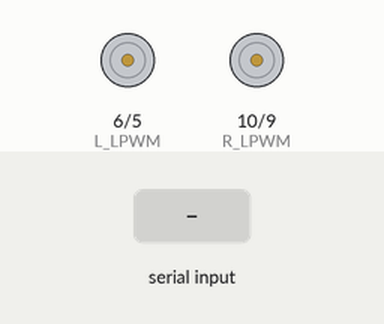
Recording of a sketch running on a simulated Arduino Uno, built with avr-gcc and run on an emulated ATmega328P. Shown: motor-driver pin pairs drawn as motors (green arrow = first pin HIGH = forward, orange = second pin HIGH = backward, longer = more drive). Inputs (shaded band) come from the test bench. What the sketch prints to the serial monitor is not drawn.

Above: at 6.2 s.
6.3 s: "w" received over Serial
At 6.7 s:
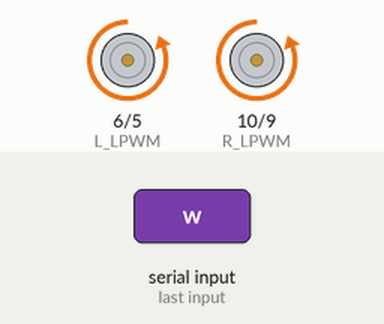
7.8 s: "s" received over the second serial link
At 9.0 s:
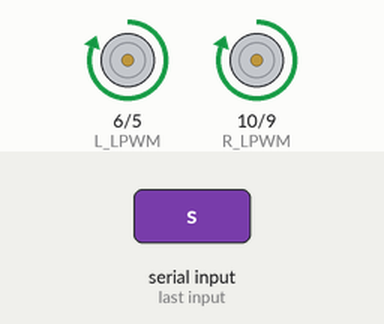
9.3 s: "a" received over Serial
At 10.2 s:
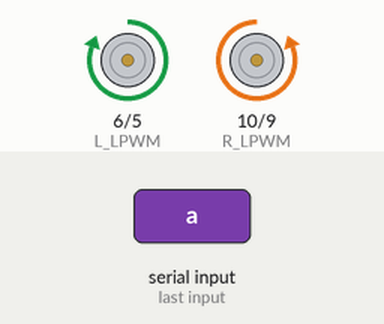
10.8 s: "d" received over the second serial link
At 11.3 s:
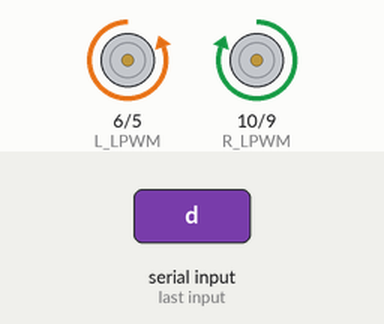
12.3 s: "w" received over the second serial link
At 13.5 s:
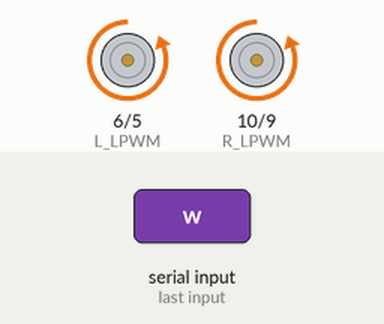
13.8 s: "B" received over the second serial link
At 14.8 s:
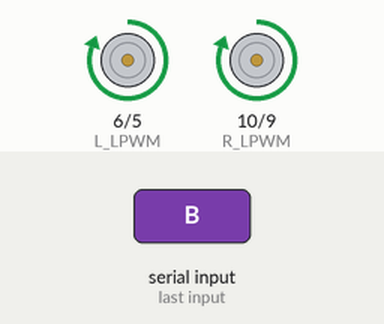
Timing chart, 0 to 16.3 s (numbered marks = the images above; inputs shaded):
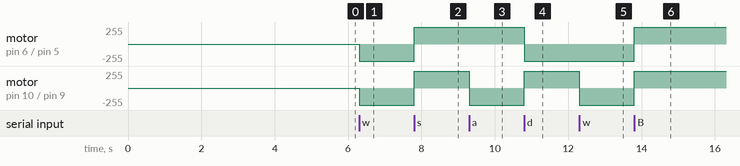

The sketch:

sumo_bluetooth_v2.ino
```cpp
#include <SoftwareSerial.h>

// =====================
// BLUETOOTH SETUP
// =====================
// HC-05 TX to D2, RX to D3 (Use a voltage divider for RX!)
SoftwareSerial bt(2, 3);

// =====================
// BTS7960 PINS
// =====================
// Left Side (Driver 1)
const int L_RPWM = 5;
const int L_LPWM = 6;
// Right Side (Driver 2)
const int R_RPWM = 9;
const int R_LPWM = 10;

// =====================
// CONFIG
// =====================
int speedVal = 255; // 100% Full Power for competition

void setup() {
  pinMode(L_RPWM, OUTPUT);
  pinMode(L_LPWM, OUTPUT);
  pinMode(R_RPWM, OUTPUT);
  pinMode(R_LPWM, OUTPUT);

  stopRobot();

  Serial.begin(9600);
  bt.begin(9600);

  Serial.println("SYSTEM READY");
  Serial.println("Waiting 5 seconds for match start...");

  // MANDATORY COMPETITION DELAY
  delay(5000);

  Serial.println("BATTLE START! Use W,A,S,D (Keyboard) or F,B,L,R");
}

void loop() {
  char cmd;

  // Listen to USB Serial
  if (Serial.available()) {
    cmd = Serial.read();
    handleCommand(cmd);
  }

  // Listen to Bluetooth
  if (bt.available()) {
    cmd = bt.read();
    handleCommand(cmd);
  }
}

void handleCommand(char cmd) {
  switch (cmd) {
    case 'w': case 'F': moveForward();  break;
    case 's': case 'B': moveBackward(); break;
    case 'a': case 'L': spinLeft();     break;
    case 'd': case 'R': spinRight();    break;
    case 'x': case 'S': stopRobot();    break;

    // Speed modifiers
    case '1': speedVal = 130; break;
    case '2': speedVal = 200; break;
    case '3': speedVal = 255; break;
  }
}

void moveForward() {
  analogWrite(L_LPWM, 0); analogWrite(R_LPWM, 0);
  analogWrite(L_RPWM, speedVal);
  analogWrite(R_RPWM, speedVal);
}

void moveBackward() {
  analogWrite(L_RPWM, 0); analogWrite(R_RPWM, 0);
  analogWrite(L_LPWM, speedVal);
  analogWrite(R_LPWM, speedVal);
}

void spinLeft() {
  // Left wheels BACK, Right wheels FORWARD
  analogWrite(L_RPWM, 0); analogWrite(R_LPWM, 0);
  analogWrite(L_LPWM, speedVal);
  analogWrite(R_RPWM, speedVal);
}

void spinRight() {
  // Right wheels BACK, Left wheels FORWARD
  analogWrite(L_LPWM, 0); analogWrite(R_RPWM, 0);
  analogWrite(L_RPWM, speedVal);
  analogWrite(R_LPWM, speedVal);
}

void stopRobot() {
  analogWrite(L_RPWM, 0);
  analogWrite(L_LPWM, 0);
  analogWrite(R_RPWM, 0);
  analogWrite(R_LPWM, 0);
}
```

Measured:
- after the input at 6.3 s, motor on pin 6 (L_LPWM) / pin 5 (L_RPWM), motor on pin 10 (R_LPWM) / pin 9 (R_RPWM): stopped → backward 255/255 at once
- after the input at 7.8 s, motor on pin 6 (L_LPWM) / pin 5 (L_RPWM), motor on pin 10 (R_LPWM) / pin 9 (R_RPWM): backward 255/255 → forward 255/255 at once
- after the input at 9.3 s, motor on pin 10 (R_LPWM) / pin 9 (R_RPWM): forward 255/255 → backward 255/255 at once
- after the input at 10.8 s, motor on pin 6 (L_LPWM) / pin 5 (L_RPWM): forward 255/255 → backward 255/255 at once; motor on pin 10 (R_LPWM) / pin 9 (R_RPWM): backward 255/255 → forward 255/255 at once
- after the input at 12.3 s, motor on pin 10 (R_LPWM) / pin 9 (R_RPWM): forward 255/255 → backward 255/255 at once
- after the input at 13.8 s, motor on pin 6 (L_LPWM) / pin 5 (L_RPWM), motor on pin 10 (R_LPWM) / pin 9 (R_RPWM): backward 255/255 → forward 255/255 at once
